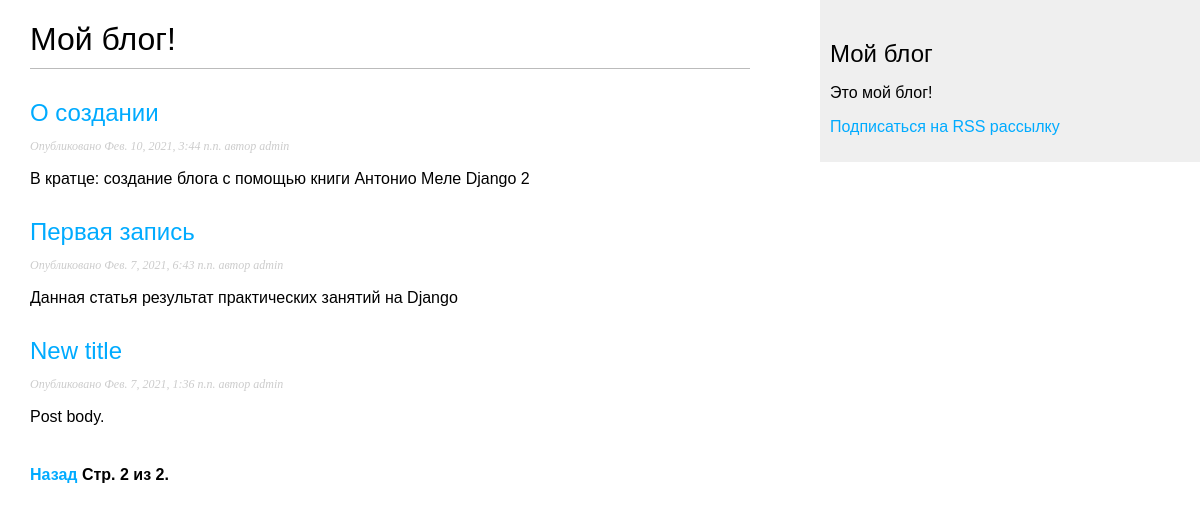
Screenshot of /blog/?page=2 with the database file from the repository.
### blog/models.py (models this page shows, shortened)
class Post(models.Model):
    STATUS_CHOICES = (
        ('draft', 'Draft'),
        ('published', 'Published'),
    )
    title = models.CharField(max_length=250)
    slug = models.SlugField(max_length=250,
                            unique_for_date='publish')
    author = models.ForeignKey(User,
                               on_delete=models.CASCADE,
                               related_name='blog_posts')
    body = models.TextField()
    publish = models.DateTimeField(default=timezone.now)
    created = models.DateTimeField(auto_now_add=True)
    updated = models.DateTimeField(auto_now=True)
    status = models.CharField(max_length=10,
                              choices=STATUS_CHOICES,
                              default='draft')
    class Meta:
        ordering = ('-publish',)
    def get_absolute_url(self):
        return reverse('blog:post_detail',
                       args=[self.publish.year,
                             self.publish.month,
                             self.publish.day,
                             self.slug])

### blog/views.py (the view)
# urls.py: path('', views.PostListView.as_view(), name='post_list'),
class PostListView(ListView):
    queryset = Post.objects.all()
    context_object_name = 'posts'
    paginate_by = 3
    template_name = 'blog/post/list.html'

### blog/templates/blog/post/list.html (shortened to what this page needs)
{% extends "blog/base.html" %}
{% block content %}
    <h1>Мой блог!</h1>
        {% for post in posts %}
        <h2>
            <a href="{{ post.get_absolute_url }}">{{ post.title }}</a>
        </h2>
        <p class="date">Опубликовано {{ post.publish }} автор {{ post.author }}</p>
        {{ post.body|truncatewords:30|linebreaks }}
{% endfor %}
{% include "pagination.html" with page=page_obj %}
{% endblock %}

### blog/static/css/blog.css (style rules this page uses)
body { margin:0; padding:0; font-family:helvetica, sans-serif; }
a { color:#00abff; text-decoration:none; }
h1 { font-weight:normal; border-bottom:1px solid #bbb; padding:0 0 10px 0; }
h2 { font-weight:normal; margin:30px 0 0; }
p.date { color:#ccc; font-family: georgia, serif; font-size: 12px; font-style: italic; }

### rows the page displays
Post: title "О создании", publish "Фев. 10, 2021, 3:44 п.п.", author "admin", body "В кратце: создание блога с помощью книги Антонио Меле Django 2"
Post: title "Первая запись", publish "Фев. 7, 2021, 6:43 п.п.", author "admin", body "Данная статья результат практических занятий на Django"
Post: title "New title", publish "Фев. 7, 2021, 1:36 п.п.", author "admin", body "Post body."

### other values shown
{{ page.number }} "2"
{{ page.paginator.num_pages }} "2"
